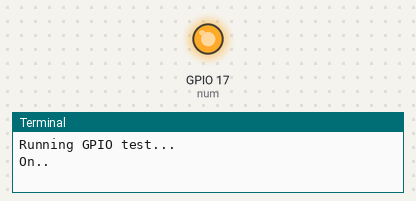
The program below on a simulated Raspberry Pi (BCM pin numbers). On the bench: output pins drawn as LEDs (lit = HIGH), the last lines printed to the terminal.

Above: at 2.5 s.
At 7.5 s:
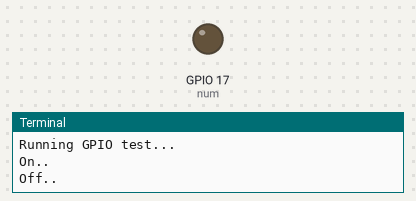
Timing chart, 0 to 13.0 s (numbered marks = the images above):
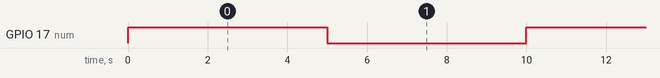

Measured:
- by itself, GPIO 17 (num): alternates HIGH for 5.0 s and LOW for 5.0 s

The program:

gpio_test.py
```python
from gpiozero import LED
from time import sleep

print('Running GPIO test...')

num = 17

pin = LED(num)

while True:
    print('On..')
    pin.on()
    sleep(5)
    print('Off..')
    pin.off()
    sleep(5)
```
